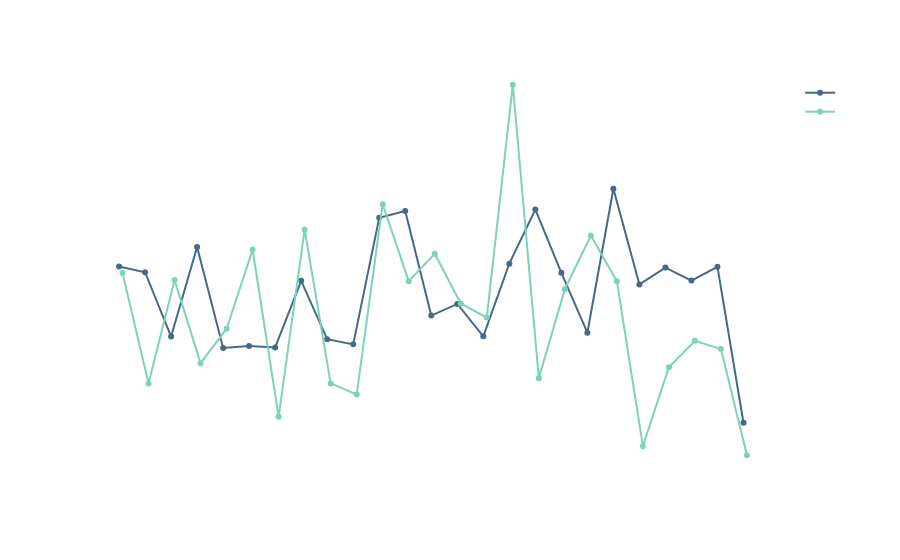

The cell this chart's notebook holds for it:
### Code cell
activity_churn_stat = activity_churn.set_index('LastLoginDate').groupby(['ChurnStatus']).resample('15d')['LoginFrequency'].sum().reset_index()
activity_churn_stat = activity_churn_stat.merge(numbers,left_on='ChurnStatus',right_on='ChurnStatus')
activity_churn_stat['norm_LoginFrequency'] = (activity_churn_stat['LoginFrequency']/activity_churn_stat['count'])*100
activity_churn_stat['LastLoginDate'] = pd.Categorical(activity_churn_stat['LastLoginDate'])

fig = px.line(activity_churn_stat,
             x='LastLoginDate',
             y='norm_LoginFrequency',
             color='ChurnStatus',
             template='plotly_white',
             color_discrete_sequence=["#456987", "#7ed2bc"],
             markers=True)

# Update layout for transparent background and white fonts
fig.update_layout(
    paper_bgcolor='rgba(0,0,0,0)',  # Transparent outer background[2][3][8]
    plot_bgcolor='rgba(0,0,0,0)',   # Transparent plotting area background[2][3][8]
    title_font=dict(color='white'),  # White plot title
    xaxis_title_font=dict(family="Arial Black, Arial, sans-serif", size=16, color="white"),
    yaxis_title_font=dict(family="Arial Black, Arial, sans-serif", size=16, color="white"),

    legend=dict(
        font=dict(color='white'),  # White legend text
        bgcolor='rgba(0,0,0,0)'   # Transparent legend background
    ),
    title=dict(
        text="Online activity per user",
        font=dict(
            color='white',
            size=20,
            family='Courier New, monospace'  # Use a bold font family
        )
    )
)

# Update x and y axes for white lines, ticks, labels, and 20% opacity grid
fig.update_xaxes(
    showline=True,         # Show axis line
    linecolor='white',     # White axis line
    tickfont=dict(color='white'),  # White tick labels
    gridcolor='rgba(255,255,255,0.1)',  # White grid lines with 20% opacity
    linewidth=2
)
fig.update_yaxes(
    showline=True,
    linecolor='white',
    tickfont=dict(color='white'),
    gridcolor='rgba(255,255,255,0.1)',  # White grid lines with 20% opacity
    linewidth=2
)


fig.show()

### Figure 1 — Plotly figure (JSON) as saved in the notebook; plotly's stock layout.template omitted (floating-point values rounded to 4 significant figures)
{"data": [{"hovertemplate": "ChurnStatus=0<br>LastLoginDate=%{x}<br>norm_LoginFrequency=%{y}<extra></extra>", "legendgroup": "0", "line": {"color": "#456987", "dash": "solid"}, "marker": {"symbol": "circle"}, "mode": "lines+markers", "name": "0", "orientation": "v", "showlegend": true, "type": "scatter", "x": ["2023-01-01T00:00:00.000000000", "2023-01-16T00:00:00.000000000", "2023-01-31T00:00:00.000000000", "2023-02-15T00:00:00.000000000", "2023-03-02T00:00:00.000000000", "2023-03-17T00:00:00.000000000", "2023-04-01T00:00:00.000000000", "2023-04-16T00:00:00.000000000", "2023-05-01T00:00:00.000000000", "2023-05-16T00:00:00.000000000", "2023-05-31T00:00:00.000000000", "2023-06-15T00:00:00.000000000", "2023-06-30T00:00:00.000000000", "2023-07-15T00:00:00.000000000", "2023-07-30T00:00:00.000000000", "2023-08-14T00:00:00.000000000", "2023-08-29T00:00:00.000000000", "2023-09-13T00:00:00.000000000", "2023-09-28T00:00:00.000000000", "2023-10-13T00:00:00.000000000", "2023-10-28T00:00:00.000000000", "2023-11-12T00:00:00.000000000", "2023-11-27T00:00:00.000000000", "2023-12-12T00:00:00.000000000", "2023-12-27T00:00:00.000000000"], "xaxis": "x", "y": [118.3, 115.6, 84.42, 127.8, 78.89, 79.9, 79.15, 111.4, 83.17, 80.65, 142.0, 145.2, 94.6, 100.3, 84.55, 119.7, 146.0, 115.3, 86.31, 156.0, 109.7, 117.8, 111.6, 118.2, 42.71], "yaxis": "y"}, {"hovertemplate": "ChurnStatus=1<br>LastLoginDate=%{x}<br>norm_LoginFrequency=%{y}<extra></extra>", "legendgroup": "1", "line": {"color": "#7ed2bc", "dash": "solid"}, "marker": {"symbol": "circle"}, "mode": "lines+markers", "name": "1", "orientation": "v", "showlegend": true, "type": "scatter", "x": ["2023-01-03T00:00:00.000000000", "2023-01-18T00:00:00.000000000", "2023-02-02T00:00:00.000000000", "2023-02-17T00:00:00.000000000", "2023-03-04T00:00:00.000000000", "2023-03-19T00:00:00.000000000", "2023-04-03T00:00:00.000000000", "2023-04-18T00:00:00.000000000", "2023-05-03T00:00:00.000000000", "2023-05-18T00:00:00.000000000", "2023-06-02T00:00:00.000000000", "2023-06-17T00:00:00.000000000", "2023-07-02T00:00:00.000000000", "2023-07-17T00:00:00.000000000", "2023-08-01T00:00:00.000000000", "2023-08-16T00:00:00.000000000", "2023-08-31T00:00:00.000000000", "2023-09-15T00:00:00.000000000", "2023-09-30T00:00:00.000000000", "2023-10-15T00:00:00.000000000", "2023-10-30T00:00:00.000000000", "2023-11-14T00:00:00.000000000", "2023-11-29T00:00:00.000000000", "2023-12-14T00:00:00.000000000", "2023-12-29T00:00:00.000000000"], "xaxis": "x", "y": [115.2, 61.76, 111.8, 71.57, 88.24, 126.5, 45.59, 136.3, 61.76, 56.37, 148.5, 111.3, 124.5, 100.5, 93.63, 206.4, 64.22, 107.4, 133.3, 111.3, 31.37, 69.61, 82.35, 78.43, 26.96], "yaxis": "y"}], "layout": {"legend": {"bgcolor": "rgba(0,0,0,0)", "font": {"color": "white"}, "title": {"text": "ChurnStatus"}, "tracegroupgap": 0}, "margin": {"t": 60}, "paper_bgcolor": "rgba(0,0,0,0)", "plot_bgcolor": "rgba(0,0,0,0)", "title": {"font": {"color": "white", "family": "Courier New, monospace", "size": 20}, "text": "Online activity per user"}, "xaxis": {"anchor": "y", "domain": [0, 1], "gridcolor": "rgba(255,255,255,0.1)", "linecolor": "white", "linewidth": 2, "showline": true, "tickfont": {"color": "white"}, "title": {"font": {"color": "white", "family": "Arial Black, Arial, sans-serif", "size": 16}, "text": "LastLoginDate"}}, "yaxis": {"anchor": "x", "domain": [0, 1], "gridcolor": "rgba(255,255,255,0.1)", "linecolor": "white", "linewidth": 2, "showline": true, "tickfont": {"color": "white"}, "title": {"font": {"color": "white", "family": "Arial Black, Arial, sans-serif", "size": 16}, "text": "norm_LoginFrequency"}}}}
